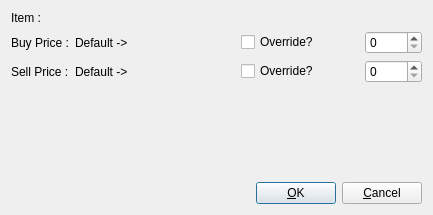
<?xml version="1.0" encoding="UTF-8"?>
<ui version="4.0">
 <class>editMerchantInventoryItemPriceOverrideFormClass</class>
 <widget class="QDialog" name="editMerchantInventoryItemPriceOverrideFormClass">
  <property name="geometry">
   <rect>
    <x>0</x>
    <y>0</y>
    <width>433</width>
    <height>215</height>
   </rect>
  </property>
  <property name="minimumSize">
   <size>
    <width>433</width>
    <height>160</height>
   </size>
  </property>
  <property name="maximumSize">
   <size>
    <width>16777215</width>
    <height>16777215</height>
   </size>
  </property>
  <property name="baseSize">
   <size>
    <width>0</width>
    <height>0</height>
   </size>
  </property>
  <property name="windowTitle">
   <string>Edit merchant inventory item price override</string>
  </property>
  <layout class="QVBoxLayout" name="verticalLayout">
   <item>
    <layout class="QFormLayout" name="formLayout">
     <item row="0" column="1">
      <widget class="QLabel" name="labelItemId">
       <property name="text">
        <string/>
       </property>
      </widget>
     </item>
     <item row="1" column="1">
      <layout class="QHBoxLayout" name="horizontalLayout_2">
       <item>
        <widget class="QLabel" name="label_4">
         <property name="text">
          <string>Default -&gt;</string>
         </property>
        </widget>
       </item>
       <item>
        <widget class="QLabel" name="labelDefaultBuyPriceValue">
         <property name="text">
          <string/>
         </property>
        </widget>
       </item>
       <item>
        <spacer name="horizontalSpacer_4">
         <property name="orientation">
          <enum>Qt::Horizontal</enum>
         </property>
         <property name="sizeType">
          <enum>QSizePolicy::Fixed</enum>
         </property>
         <property name="sizeHint" stdset="0">
          <size>
           <width>40</width>
           <height>20</height>
          </size>
         </property>
        </spacer>
       </item>
       <item>
        <widget class="QCheckBox" name="checkBoxOverrideBuyPrice">
         <property name="text">
          <string>Override?</string>
         </property>
        </widget>
       </item>
       <item>
        <spacer name="horizontalSpacer_2">
         <property name="orientation">
          <enum>Qt::Horizontal</enum>
         </property>
         <property name="sizeType">
          <enum>QSizePolicy::Fixed</enum>
         </property>
         <property name="sizeHint" stdset="0">
          <size>
           <width>40</width>
           <height>20</height>
          </size>
         </property>
        </spacer>
       </item>
       <item>
        <widget class="QSpinBox" name="spinBoxBuyPrice"/>
       </item>
      </layout>
     </item>
     <item row="0" column="0">
      <widget class="QLabel" name="label">
       <property name="text">
        <string>Item : </string>
       </property>
      </widget>
     </item>
     <item row="1" column="0">
      <widget class="QLabel" name="label_2">
       <property name="text">
        <string>Buy Price :</string>
       </property>
      </widget>
     </item>
     <item row="2" column="0">
      <widget class="QLabel" name="label_3">
       <property name="text">
        <string>Sell Price :</string>
       </property>
      </widget>
     </item>
     <item row="2" column="1">
      <layout class="QHBoxLayout" name="horizontalLayout_3">
       <item>
        <widget class="QLabel" name="label_6">
         <property name="text">
          <string>Default -&gt;</string>
         </property>
        </widget>
       </item>
       <item>
        <widget class="QLabel" name="labelDefaultSellPriceValue">
         <property name="text">
          <string/>
         </property>
        </widget>
       </item>
       <item>
        <spacer name="horizontalSpacer_5">
         <property name="orientation">
          <enum>Qt::Horizontal</enum>
         </property>
         <property name="sizeType">
          <enum>QSizePolicy::Fixed</enum>
         </property>
         <property name="sizeHint" stdset="0">
          <size>
           <width>40</width>
           <height>20</height>
          </size>
         </property>
        </spacer>
       </item>
       <item>
        <widget class="QCheckBox" name="checkBoxOverrideSellPrice">
         <property name="text">
          <string>Override?</string>
         </property>
        </widget>
       </item>
       <item>
        <spacer name="horizontalSpacer_3">
         <property name="orientation">
          <enum>Qt::Horizontal</enum>
         </property>
         <property name="sizeType">
          <enum>QSizePolicy::Fixed</enum>
         </property>
         <property name="sizeHint" stdset="0">
          <size>
           <width>40</width>
           <height>20</height>
          </size>
         </property>
        </spacer>
       </item>
       <item>
        <widget class="QSpinBox" name="spinBoxSellPrice"/>
       </item>
      </layout>
     </item>
    </layout>
   </item>
   <item>
    <spacer name="verticalSpacer">
     <property name="orientation">
      <enum>Qt::Vertical</enum>
     </property>
     <property name="sizeType">
      <enum>QSizePolicy::Minimum</enum>
     </property>
     <property name="sizeHint" stdset="0">
      <size>
       <width>20</width>
       <height>40</height>
      </size>
     </property>
    </spacer>
   </item>
   <item>
    <layout class="QHBoxLayout" name="horizontalLayout">
     <item>
      <spacer name="horizontalSpacer">
       <property name="orientation">
        <enum>Qt::Horizontal</enum>
       </property>
       <property name="sizeHint" stdset="0">
        <size>
         <width>40</width>
         <height>20</height>
        </size>
       </property>
      </spacer>
     </item>
     <item>
      <widget class="QPushButton" name="pushButtonOK">
       <property name="text">
        <string>&amp;OK</string>
       </property>
       <property name="icon">
        <iconset resource="../res/global.qrc">
         <normaloff>:/commonEditor.UI/res/dialog-ok.svg</normaloff>:/commonEditor.UI/res/dialog-ok.svg</iconset>
       </property>
       <property name="autoDefault">
        <bool>false</bool>
       </property>
       <property name="default">
        <bool>true</bool>
       </property>
      </widget>
     </item>
     <item>
      <widget class="QPushButton" name="pushButtonCancel">
       <property name="text">
        <string>&amp;Cancel</string>
       </property>
       <property name="icon">
        <iconset resource="../res/global.qrc">
         <normaloff>:/commonEditor.UI/res/dialog-close.svg</normaloff>:/commonEditor.UI/res/dialog-close.svg</iconset>
       </property>
      </widget>
     </item>
    </layout>
   </item>
  </layout>
 </widget>
 <tabstops>
  <tabstop>pushButtonOK</tabstop>
  <tabstop>pushButtonCancel</tabstop>
 </tabstops>
 <resources>
  <include location="../res/global.qrc"/>
  <include location="../../itemEditor/res/global.qrc"/>
 </resources>
 <connections/>
</ui>
